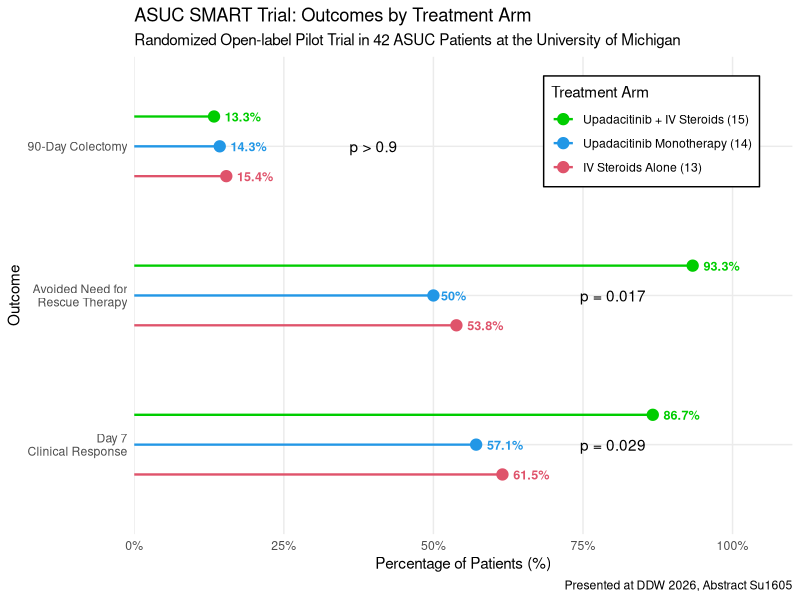
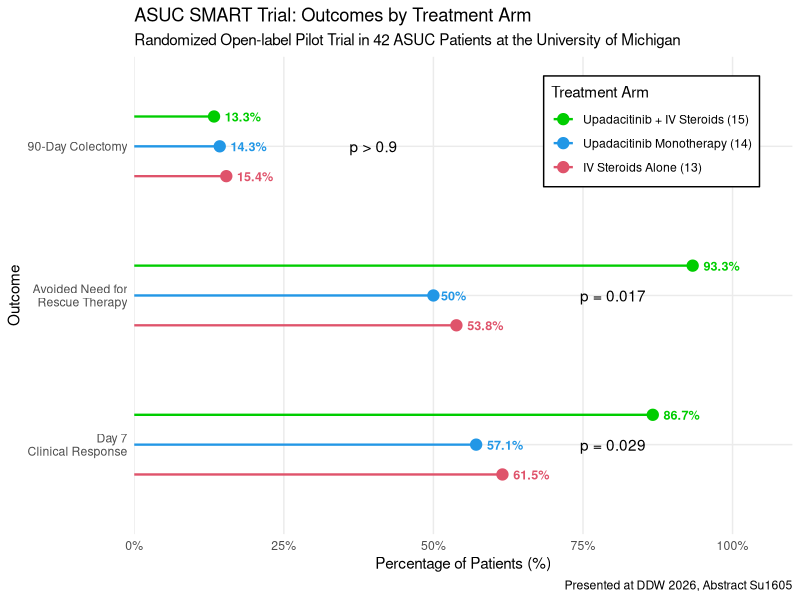

Reproduce these figures in R, in order.
# data from ASUC SMART Trial inpatient

library(tidyverse)
# in percentages
data <- tibble::tribble(
  ~pt_id, ~arm, ~d7resp, ~avoid_rescue, ~colect_90d,
  1, 'upa', 1, 1, 0,
  2, 'upa', 1, 1, 0,
  3, 'upa', 1, 1, 0,
  4, 'upa', 1, 1, 0,
  5, 'upa', 1, 1, 0,
  6, 'upa', 1, 1, 0,
  7, 'upa', 1, 1, 0,
  8, 'upa', 1, 0, 0,
  9, 'upa', 0, 0, 0,
  10, 'upa', 0, 0, 0,
  11, 'upa', 0, 0, 0,
  12, 'upa', 0, 0, 0,
  13, 'upa', 0, 0, 1,
  14, 'upa', 0, 0, 1,
  15, 'upa+ivcs', 1, 1, 0,
  16, 'upa+ivcs', 1, 1, 0,
  17, 'upa+ivcs', 1, 1, 0,
  18, 'upa+ivcs', 1, 1, 0,
  19, 'upa+ivcs', 1, 1, 0,
  20, 'upa+ivcs', 1, 1, 0,
  21, 'upa+ivcs', 1, 1, 0,
  22, 'upa+ivcs', 1, 1, 0,
  23, 'upa+ivcs', 1, 1, 0,
  24, 'upa+ivcs', 1, 1, 0,
  25, 'upa+ivcs', 1, 1, 0,
  26, 'upa+ivcs', 1, 1, 0,
  27, 'upa+ivcs', 1, 1, 0,
  28, 'upa+ivcs', 0, 1, 1,
  29, 'upa+ivcs', 0, 0, 1,
  30, 'ivcs', 1, 1, 0,
  31, 'ivcs', 1, 1, 0,
  32, 'ivcs', 1, 1, 0,
  33, 'ivcs', 1, 1, 0,
  34, 'ivcs', 1, 1, 0,
  35, 'ivcs', 0, 1, 0,
  36, 'ivcs', 0, 1, 0,
  37, 'ivcs', 0, 0, 0,
  38, 'ivcs', 0, 0, 0,
  39, 'ivcs', 0, 0, 0,
  40, 'ivcs', 1, 0, 0,
  41, 'ivcs', 1, 0, 1,
  42, 'ivcs', 1, 0, 1,
)

plot_data <- data %>%
  pivot_longer(
    cols = c(d7resp, avoid_rescue, colect_90d),
    names_to = "outcome",
    values_to = "value"
  ) %>%
  group_by(arm, outcome) %>%
  summarize(pct = mean(value) * 100, .groups = "drop") %>%
  mutate(
    outcome = factor(
      outcome,
      levels = c("d7resp", "avoid_rescue", "colect_90d"),
      labels = c("Day 7\nClinical Response", "Avoided Need for\nRescue Therapy", "90-Day Colectomy")
    ),
    arm = factor(arm, levels = c("ivcs", "upa", "upa+ivcs"))
  )


# 3. Create Horizontal Lollipop Plot
pd <- position_dodge(width = 0.6)

ggplot(plot_data, aes(y = outcome, color = arm)) +
  geom_linerange(
    aes(xmin = 0, xmax = pct),
    position = pd,
    linewidth = 0.8
  ) +
  geom_point(
    aes(x = pct),
    position = pd,
    size = 3.5
  ) +
  geom_text(
    aes(x = pct, label = paste0(round(pct, 1), "%")),
    position = pd,
    fontface  = "bold",
    hjust = -0.3,
    size = 3.2,
    show.legend = FALSE
  ) +
  scale_x_continuous(
    labels = function(x) paste0(x, "%"),
    limits = c(0, 110),
    expand = c(0, 0)
  ) +
  scale_color_manual(values = c("green3", "#2297E6", "#DF536B"),
                     name = "Treatment Arm",
                     limits = c("upa+ivcs", "upa", "ivcs"),
                     labels = c(
                       "upa+ivcs" = "Upadacitinib + IV Steroids (15)",
                       "upa"      = "Upadacitinib Monotherapy (14)",
                       "ivcs"     = "IV Steroids Alone (13)")
                     ) +
  labs(
    title = "ASUC SMART Trial: Outcomes by Treatment Arm",
    subtitle = "Randomized Open-label Pilot Trial in 42 ASUC Patients at the University of Michigan",
    x = "Percentage of Patients (%)",
    y = "Outcome",
    caption = "Presented at DDW 2026, Abstract Su1605"
  ) +
  annotate('text', x = 40, y =3, label = "p > 0.9") +
  annotate('text', x = 80, y =2, label = "p = 0.017") +
  annotate('text', x = 80, y =1, label = "p = 0.029") +
  theme_minimal() +
  theme(
    panel.grid.minor = element_blank(),
    
    # Position legend inside top right
    legend.position = c(0.95, 0.96),
    legend.justification = c(1, 1),
    legend.direction = "vertical",
    
    # add a transparent background box behind the legend for clarity
    legend.background = element_rect(color = "black", fill = "white")
  )

ggsave('smart_trial.png', width = 8, height = 6)
